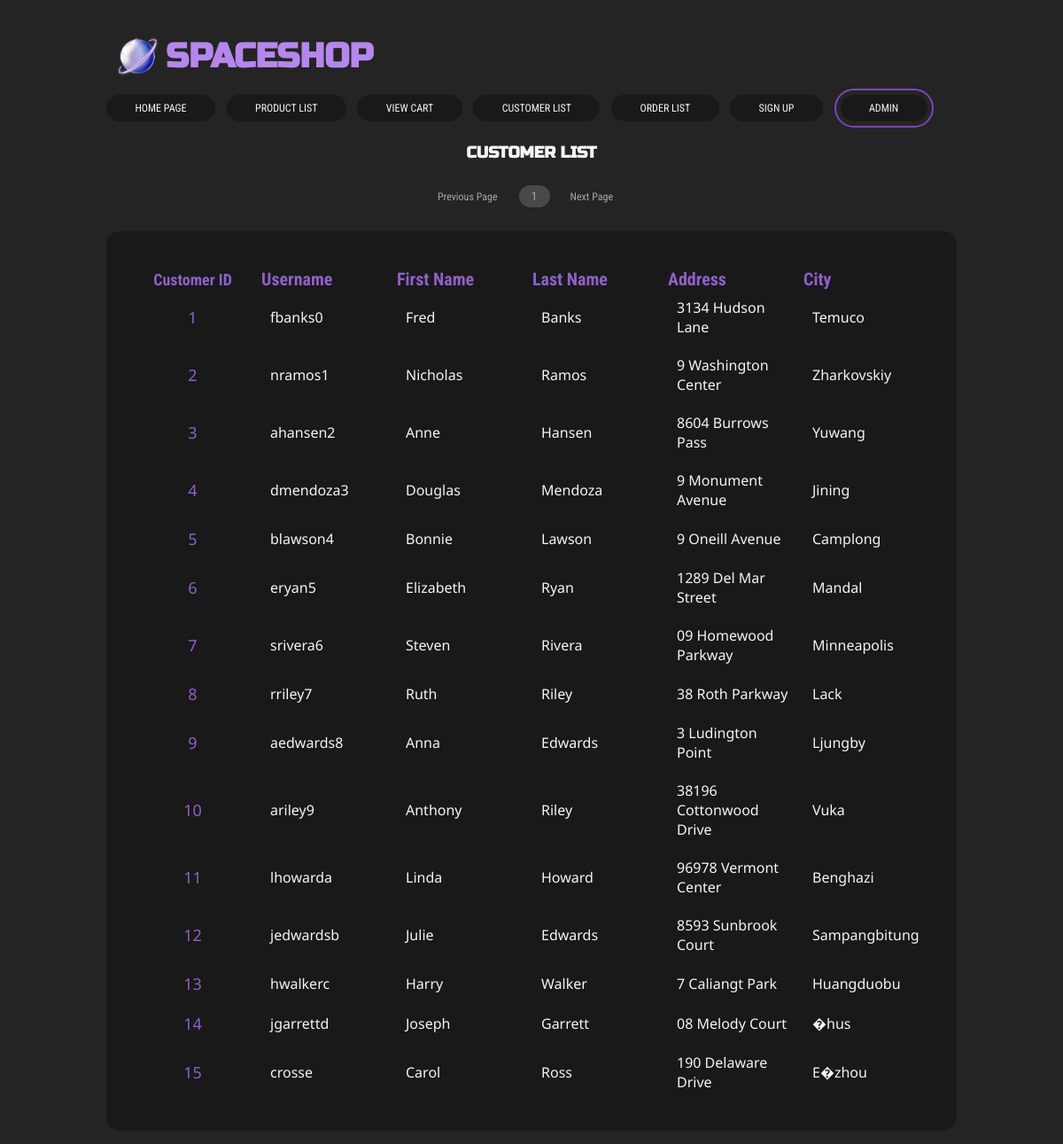
Screenshot of /CustomerList.php with the database file from the repository.
### tables this page shows
CREATE TABLE "Customers" ('CustomerID' INTEGER PRIMARY KEY AUTOINCREMENT NOT NULL, 'UserName' TEXT, 'FirstName' TEXT, 'LastName' TEXT, 'Address' TEXT, 'City' TEXT);

### CustomerList.php (the view, shortened to what this page needs)
<!doctype html>
<html>
<head>
	<link rel="stylesheet" type="text/css" href="shopstyle.css" />
</head>
<body>
	<div id = "header">
		<img href = "Homepage.php" src='images/spaceshoplogo.png' alt = 'spaceshoplogo'>
		<a style = "text-decoration: none" href = "Homepage.php"><h1>SPACESHOP</h1></a>
	</div>
	<div id = "navbar">
		<ul>
			<li><a style = "text-decoration: none" href = "Homepage.php" >HOME PAGE</a></li>
			<li><a style = "text-decoration: none" href = "ProductList.php">PRODUCT LIST</a></li>
			<li><a style = "text-decoration: none" href = "ViewCart.php">VIEW CART</a></li>
			<li><a style = "text-decoration: none" href = "CustomerList.php">CUSTOMER LIST</a></li>
			<li><a style = "text-decoration: none" href = "OrderList.php">ORDER LIST</a></li>
			<li><a style = "text-decoration: none" href = "SignUp.php">SIGN UP</a></li>
            <li><a style = "text-decoration: none" href = "Admin.php">ADMIN</a></li>
		</ul>
	</div>
	<h2>CUSTOMER LIST</h2>
	<?php
		if(isset($_GET['page']))
		{
			$currentPage = intval($_GET['page']);
		}
		else
		{
			$currentPage = 0;
		}
		$print_currentPage = $currentPage + 1;
		echo "<div id = 'pageBar'>";
			echo "<ul>";
				echo "<li>";
					$previousPage =  $currentPage - 1;
					if ($previousPage == -1)
					{
						echo "<a style = 'text-decoration: none' href = 'CustomerList.php?page=$currentPage'> Previous Page</a>";
					} elseif ($previousPage >= 0)
					{
						echo "<a style = 'text-decoration: none' href = 'CustomerList.php?page=$previousPage'> Previous Page</a>";
					}
				echo "</li>";
				echo "<li>";
					echo "<form class = 'pageNo'>";
						echo "<input name = 'page' type = 'text' value = '$print_currentPage' placeholder = 'Go To Page ...'/>";
					echo "</form>";
				echo "</li>";
				echo "<li>";
					$nextPage =  $currentPage + 1;
					echo "<a style = 'text-decoration: none' href = 'CustomerList.php?page=$nextPage'>Next Page</a>";
				echo "</li>";
			echo "</ul>";
		echo "</div>";
		echo "<div class = 'customerListing'>";
		echo "<table>";
			echo "<tr>";
				echo "<th id = 'cust_col1'>";
					echo "Customer ID";
				echo "</th>";
				echo "<th id = 'cust_col2'>";
					echo "Username";
				echo "</th>";
				echo "<th id = 'cust_col3'>";
					echo "First Name";
				echo "</th>";
				echo "<th id = 'cust_col4'>";
					echo "Last Name";
				echo "</th>";
				echo "<th id = 'cust_col5'>";
					echo "Address";
				echo "</th>";
				echo "<th id = 'cust_col6'>";
					echo "City";
				echo "</th>";
			echo "</tr>";
		echo "</table>";
		$dbh =  connectToDatabase();
		$statement = $dbh -> prepare('SELECT *
			FROM Customers
			LIMIT 15
			OFFSET ? * 15
			;');
		$statement->bindValue(1,$currentPage);
		$statement -> execute();
		while ($row = $statement -> fetch(PDO::FETCH_ASSOC)) {
			$customerID = htmlspecialchars($row['CustomerID'], ENT_QUOTES, 'UTF-8');
			$userName = htmlspecialchars($row['UserName'], ENT_QUOTES, 'UTF-8');
			$firstName = htmlspecialchars($row['FirstName'], ENT_QUOTES, 'UTF-8');
			$lastName = htmlspecialchars($row['LastName'], ENT_QUOTES, 'UTF-8');
			$address = htmlspecialchars($row['Address'], ENT_QUOTES, 'UTF-8');
			$city = htmlspecialchars($row['City'], ENT_QUOTES, 'UTF-8');
			echo "<table>";
			echo "<tr>";
				echo "<td id = 'cust_col1'>";
					echo "$customerID";
				echo "</td>";
				echo "<td id = 'cust_col2'>";
					echo "$userName";
				echo "</td>";
				echo "<td id = 'cust_col3'>";
					echo "$firstName";
				echo "</td>";
				echo "<td id = 'cust_col4'>";
					echo "$lastName";
				echo "</td>";
				echo "<td id = 'cust_col5'>";
					echo "$address";
				echo "</td>";
				echo "<td id = 'cust_col6'>";
					echo "$city";
				echo "</td>";
			echo "</tr>";
		echo "</table>";
		}
		echo "</div>";
	?>
</body>
</html>

### shopstyle.css (style rules this page uses)
* { box-sizing: border-box; margin: 0; padding: 0; background-color: #242424; }
#header { font-family: "Russo One", sans-serif; font-size: larger; padding-top: 30px; padding-bottom: 10px; padding-left: 10%; padding-right: 10%; display: flex; }
#header img { float: right; width: 7%; height: 7%; }
h1 { margin-top: auto; margin-bottom: auto; }
h2 { font-family: "Russo One", sans-serif; font-size: large; text-align: center; color: #F5F5F4; margin: 2% 1% 2% 1%; }
#header a { color: #b587ed; margin-top: auto; margin-bottom: auto; }
#navbar { padding-left: 10%; margin-bottom: 0.5%; }
#navbar li { display: inline; margin-right: 0.8%; }
#navbar li:nth-child(7) { border-radius: 30px; font-size: 12px; line-height: 2.5em; padding: 13px 5px 13px 5px; border: 2px solid #7945ba; }
#navbar a { font-family: "Roboto Condensed", sans-serif; display: inline-block; width: max-content; font-size: 12px; line-height: 2.5em; text-align: center; border-radius: 30px; padding-left: 3%; padding-right: 3%; background: #191919; color: #F5F5F4; }
form { margin-left: auto; margin-right: auto; }
#pageBar { margin-top: 0.5%; margin-bottom: 1%; text-align: center; }
#pageBar li { display: inline-block; width: max-content; }
#pageBar a { font-family: "Roboto Condensed", sans-serif; width: max-content; font-size: 12px; line-height: 2.5em; text-align: center; padding: 10px 24px 10px 10px; color: #a6a6a6; }
form.pageNo input[type = text] { font-family: "Roboto Condensed", sans-serif; width: 35px; padding: 5px; margin-right: 13px; border: none; border-radius: 15px; text-align: center; background: #494949; color: #a6a6a6; }
table { border: none; table-layout: fixed; width: 100%; background: #191919; overflow: auto; font-family: "Roboto Condensed", sans-serif; }
th { background: #191919; color: #8f60c8; font-size: 20px; }
tr { background: #191919; border-radius: 20px; text-align: left; overflow: auto; border-bottom: 2px solid #595959; }
td { font-size: medium; font-family: "Noto Sans", sans-serif; background: none; width: max-content; table-layout: fixed; width: 100%; overflow: auto; padding: 5px 10px 12px 10px; border: none; }
.customerListing { font-family: "Noto Sans", sans-serif; margin-top: 7px; margin-right: 10%; margin-left: 10%; margin-bottom: 15px; height: 100%; padding: 40px 20px 30px 20px; text-align: justify; border: none; border-radius: 15px; background: #191919; color: #F5F5F4; }
#cust_col1 { text-align: center; color: #8f60c8; font-size: large; }

### rows the page displays
customers: CustomerID "1", UserName "fbanks0", FirstName "Fred", LastName "Banks", Address "3134 Hudson Lane", City "Temuco"
customers: CustomerID "2", UserName "nramos1", FirstName "Nicholas", LastName "Ramos", Address "9 Washington Center", City "Zharkovskiy"
customers: CustomerID "3", UserName "ahansen2", FirstName "Anne", LastName "Hansen", Address "8604 Burrows Pass", City "Yuwang"
customers: CustomerID "4", UserName "dmendoza3", FirstName "Douglas", LastName "Mendoza", Address "9 Monument Avenue", City "Jining"
customers: CustomerID "5", UserName "blawson4", FirstName "Bonnie", LastName "Lawson", Address "9 Oneill Avenue", City "Camplong"
customers: CustomerID "6", UserName "eryan5", FirstName "Elizabeth", LastName "Ryan", Address "1289 Del Mar Street", City "Mandal"
customers: CustomerID "7", UserName "srivera6", FirstName "Steven", LastName "Rivera", Address "09 Homewood Parkway", City "Minneapolis"
customers: CustomerID "8", UserName "rriley7", FirstName "Ruth", LastName "Riley", Address "38 Roth Parkway", City "Lack"
customers: CustomerID "9", UserName "aedwards8", FirstName "Anna", LastName "Edwards", Address "3 Ludington Point", City "Ljungby"
customers: CustomerID "10", UserName "ariley9", FirstName "Anthony", LastName "Riley", Address "38196 Cottonwood Drive", City "Vuka"
customers: CustomerID "11", UserName "lhowarda", FirstName "Linda", LastName "Howard", Address "96978 Vermont Center", City "Benghazi"
customers: CustomerID "12", UserName "jedwardsb", FirstName "Julie", LastName "Edwards", Address "8593 Sunbrook Court", City "Sampangbitung"
customers: CustomerID "13", UserName "hwalkerc", FirstName "Harry", LastName "Walker", Address "7 Caliangt Park", City "Huangduobu"
customers: CustomerID "14", UserName "jgarrettd", FirstName "Joseph", LastName "Garrett", Address "08 Melody Court", City "�hus"
customers: CustomerID "15", UserName "crosse", FirstName "Carol", LastName "Ross", Address "190 Delaware Drive", City "E�zhou"
